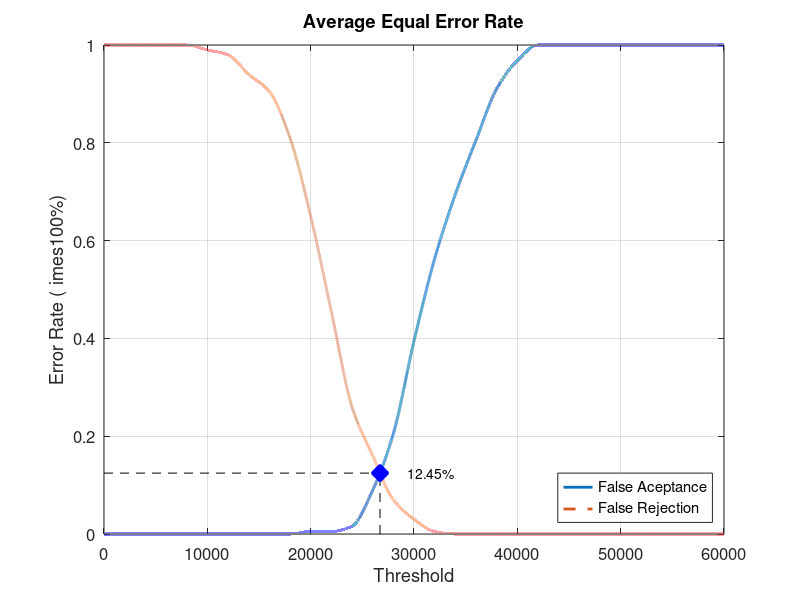
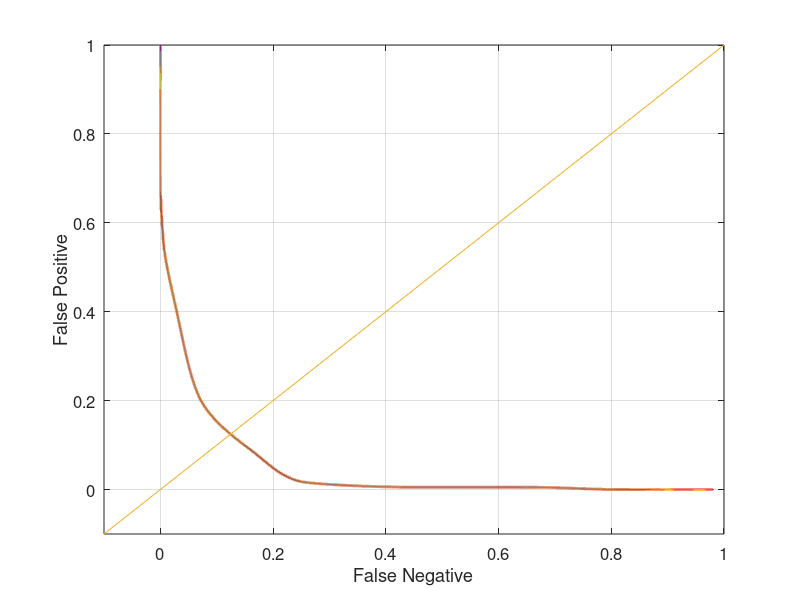

The MATLAB script that drew these images, in order:
close all;
clear;
clc;
x = 0:2000:60000;
xq = 0:0.5:60000;

y0 = [0 0 0 0 0 0 0 0 0 0 0.00526316 0.00526316 0.0157895 0.0894737 0.205263 0.394737 0.563158 0.694737 0.805263 0.910526 0.968421 1 1 1 1 1 1 1 1 1 1]
yy0 = interp1(x, y0, xq, 'pchip');
y1 = [1 1 1 1 1 0.99 0.98 0.94 0.905 0.81 0.65 0.455 0.26 0.16 0.07 0.03 0.005 0 0 0 0 0 0 0 0 0 0 0 0 0 0]
yy1 = interp1(x, y1, xq, 'pchip');

% Calculating EER: 
y2 = abs(y0 - y1);
find(y2 == min(y2))
yy2 = abs(yy0 - yy1);
xEER = find(yy2 == min(yy2));
xEERIndex = xq(xEER) % X-axis EER
yEER = yy0(xEER) % Y-axis EER

main = figure
plot(xq, yy0,'-','LineWidth', 2);	hold on
plot(xq, yy1,'--','LineWidth', 2);	hold on
plot([xEERIndex xEERIndex], [0 yEER], 'k--');	hold on
plot([0 xEERIndex], [yEER yEER], 'k--');	hold on
plot(xEERIndex, yEER, 'bx', 'LineWidth', 10);	hold on
text(xEERIndex + 10 * xEERIndex / 100, yEER, [num2str(round((10000 * yEER)) / 100) '%'])
legend('False Aceptance', 'False Rejection', 'Location', 'SouthEast')
xlabel('Threshold')
ylabel('Error Rate (	imes100%)')
title('Average Equal Error Rate')
set(gca, 'FontSize', 12)
axis([0 60000 0 1])
grid on

print(main, 'Database1_3Main', '-dpng');
FNRxFPR = figure('Color', [1 1 1]);
plot(yy1, yy0, '-', yy1, yy0, 'LineWidth', 2);
hold on
y = -0.1:0.1:1
plot(y, y); 
set(gca, 'FontSize', 12)
xlabel('False Negative')
ylabel('False Positive')
axis([-0.1 1 -0.1 1])
set(gca, 'FontSize', 12)
grid on

print(FNRxFPR, 'Database1_3FNRxFPR','-dpng');
